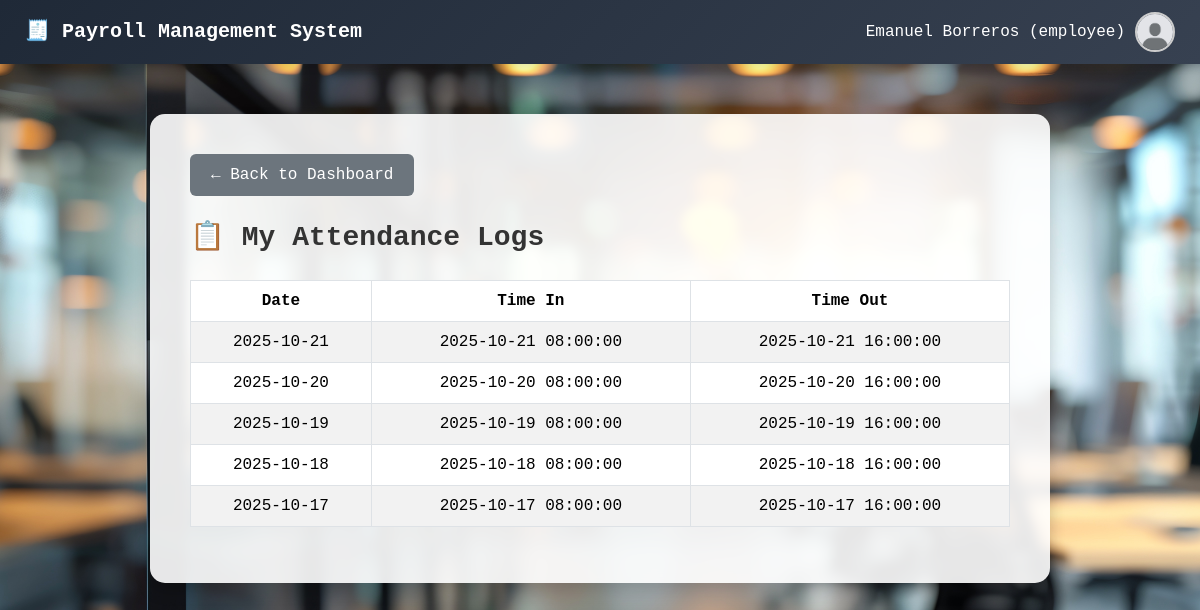
/payroll-main/my_attendance.php (signed in), run on the app's committed database.
### tables this page shows
CREATE TABLE `attendance_logs` (
  `id` int(11) NOT NULL,
  `user_id` varchar(20) NOT NULL,
  `date` date DEFAULT NULL,
  `time_in` datetime DEFAULT NULL,
  `time_out` datetime DEFAULT NULL
);

### payroll-main/my_attendance.php (the view, shortened to what this page needs)
<?php
require 'config.php';
$user_id = $_SESSION['user']['id'] ?? null;
$stmt = $pdo->prepare("SELECT * FROM attendance_logs WHERE user_id = ? ORDER BY date DESC");
$stmt->execute([$user_id]);
$logs = $stmt->fetchAll();
?>
<?php include 'includes/header.php'; ?>
<link href="https://cdn.jsdelivr.net/npm/bootstrap@5.3.3/dist/css/bootstrap.min.css" rel="stylesheet">
<div class="main-content">
    <a href="dashboard.php" class="btn btn-back">← Back to Dashboard</a>
    <h3>📋 My Attendance Logs</h3>
    <div class="table-responsive">
        <table class="table table-bordered table-striped align-middle">
            <thead>
                <tr>
                    <th>Date</th>
                    <th>Time In</th>
                    <th>Time Out</th>
                </tr>
            </thead>
            <tbody>
                <?php if (count($logs) > 0): ?>
                    <?php foreach ($logs as $log): ?>
                        <tr>
                            <td><?= htmlspecialchars($log['date']) ?></td>
                            <td><?= $log['time_in'] ? htmlspecialchars($log['time_in']) : '—' ?></td>
                            <td><?= $log['time_out'] ? htmlspecialchars($log['time_out']) : '—' ?></td>
                        </tr>
                    <?php endforeach; ?>
                <?php else: ?>
                    <tr>
                        <td colspan="3">No attendance records found.</td>
                    </tr>
                <?php endif; ?>
            </tbody>
        </table>
    </div>
</div>

### payroll-main/includes/header.php (style rules this page uses)
body { margin: 0; font-family: 'Courier', monospace; background-color: #f4f6f9; transition: margin-left 0.3s ease; }
.main-content { padding: 20px; transition: margin-left 0.3s ease; }

### payroll-main/my_attendance.php (style rules this page uses)
body { background: url('uploads/bg.jpg') no-repeat center center fixed; background-size: cover; font-family: 'Courier New', monospace; margin: 0; }
.main-content { max-width: 900px; margin: 50px auto; background: rgba(255,255,255,0.9); padding: 40px; border-radius: 15px; box-shadow: 0 8px 16px rgba(0,0,0,0.2); backdrop-filter: blur(5px); }
h3 { font-weight: bold; margin-bottom: 25px; color: #333; }
table th { background-color: #343a40; color: #fff; }
table td, table th { vertical-align: middle; text-align: center; }
.btn-back { margin-bottom: 25px; background-color: #6c757d; color: white; border-radius: 6px; padding: 8px 20px; text-decoration: none; }

### data on the page
attendance_logs: date "2025-10-21", time_in "2025-10-21 08:00:00", time_out "2025-10-21 16:00:00"
attendance_logs: date "2025-10-20", time_in "2025-10-20 08:00:00", time_out "2025-10-20 16:00:00"
attendance_logs: date "2025-10-19", time_in "2025-10-19 08:00:00", time_out "2025-10-19 16:00:00"
attendance_logs: date "2025-10-18", time_in "2025-10-18 08:00:00", time_out "2025-10-18 16:00:00"
attendance_logs: date "2025-10-17", time_in "2025-10-17 08:00:00", time_out "2025-10-17 16:00:00"

### other printed values
$full_name "Emanuel Borreros"
$role "employee"
